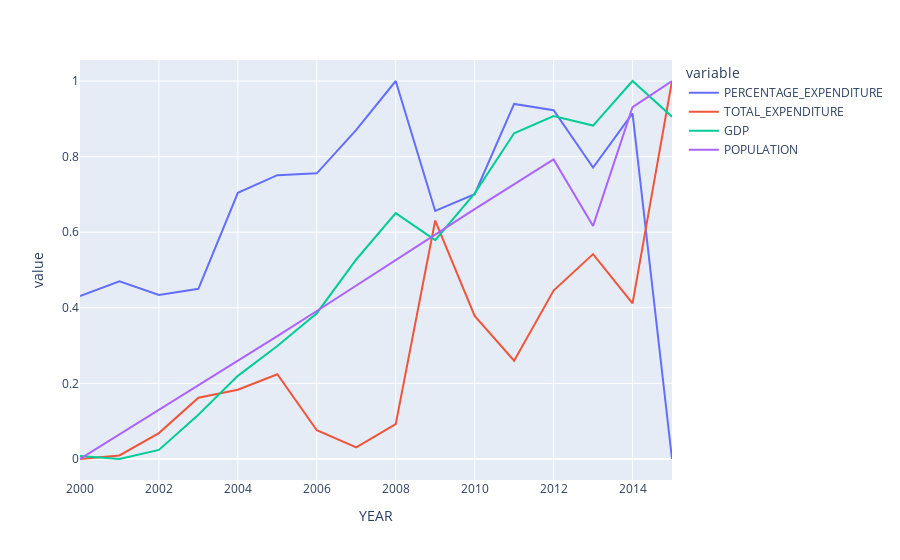

Write notebook code for a chart like this one.
### Code cell
# percentage_expenditure 2015년 데이터 확인이 필요해보인다
# expenditure 수치들을 어떻게 봐야할지 고민이다......
px.line(scaled_year_data[dict['economy']])

### Figure 1 — Plotly figure (JSON) as saved in the notebook; plotly's stock layout.template omitted (floating-point values rounded to 4 significant figures)
{"data": [{"hovertemplate": "variable=PERCENTAGE_EXPENDITURE<br>YEAR=%{x}<br>value=%{y}<extra></extra>", "legendgroup": "PERCENTAGE_EXPENDITURE", "line": {"color": "#636efa", "dash": "solid"}, "mode": "lines", "name": "PERCENTAGE_EXPENDITURE", "orientation": "v", "showlegend": true, "type": "scatter", "x": [2000, 2001, 2002, 2003, 2004, 2005, 2006, 2007, 2008, 2009, 2010, 2011, 2012, 2013, 2014, 2015], "xaxis": "x", "y": [0.4312, 0.4703, 0.4339, 0.4503, 0.7042, 0.7508, 0.7558, 0.8707, 1.0, 0.6561, 0.7004, 0.9394, 0.9229, 0.771, 0.9141, 0], "yaxis": "y"}, {"hovertemplate": "variable=TOTAL_EXPENDITURE<br>YEAR=%{x}<br>value=%{y}<extra></extra>", "legendgroup": "TOTAL_EXPENDITURE", "line": {"color": "#EF553B", "dash": "solid"}, "mode": "lines", "name": "TOTAL_EXPENDITURE", "orientation": "v", "showlegend": true, "type": "scatter", "x": [2000, 2001, 2002, 2003, 2004, 2005, 2006, 2007, 2008, 2009, 2010, 2011, 2012, 2013, 2014, 2015], "xaxis": "x", "y": [0, 0.009457, 0.06859, 0.1619, 0.1831, 0.2243, 0.07596, 0.0305, 0.09206, 0.6309, 0.3785, 0.26, 0.4455, 0.542, 0.4118, 1.0], "yaxis": "y"}, {"hovertemplate": "variable=GDP<br>YEAR=%{x}<br>value=%{y}<extra></extra>", "legendgroup": "GDP", "line": {"color": "#00cc96", "dash": "solid"}, "mode": "lines", "name": "GDP", "orientation": "v", "showlegend": true, "type": "scatter", "x": [2000, 2001, 2002, 2003, 2004, 2005, 2006, 2007, 2008, 2009, 2010, 2011, 2012, 2013, 2014, 2015], "xaxis": "x", "y": [0.007844, 0, 0.02405, 0.1171, 0.22, 0.2991, 0.3857, 0.5278, 0.6503, 0.5791, 0.7026, 0.8618, 0.9074, 0.8822, 1.0, 0.9056], "yaxis": "y"}, {"hovertemplate": "variable=POPULATION<br>YEAR=%{x}<br>value=%{y}<extra></extra>", "legendgroup": "POPULATION", "line": {"color": "#ab63fa", "dash": "solid"}, "mode": "lines", "name": "POPULATION", "orientation": "v", "showlegend": true, "type": "scatter", "x": [2000, 2001, 2002, 2003, 2004, 2005, 2006, 2007, 2008, 2009, 2010, 2011, 2012, 2013, 2014, 2015], "xaxis": "x", "y": [0, 0.06488, 0.1296, 0.1944, 0.2596, 0.3253, 0.3916, 0.4583, 0.526, 0.5937, 0.6611, 0.7274, 0.7926, 0.6165, 0.9306, 1], "yaxis": "y"}], "layout": {"legend": {"title": {"text": "variable"}, "tracegroupgap": 0}, "margin": {"t": 60}, "xaxis": {"anchor": "y", "domain": [0, 1], "title": {"text": "YEAR"}}, "yaxis": {"anchor": "x", "domain": [0, 1], "title": {"text": "value"}}}}
